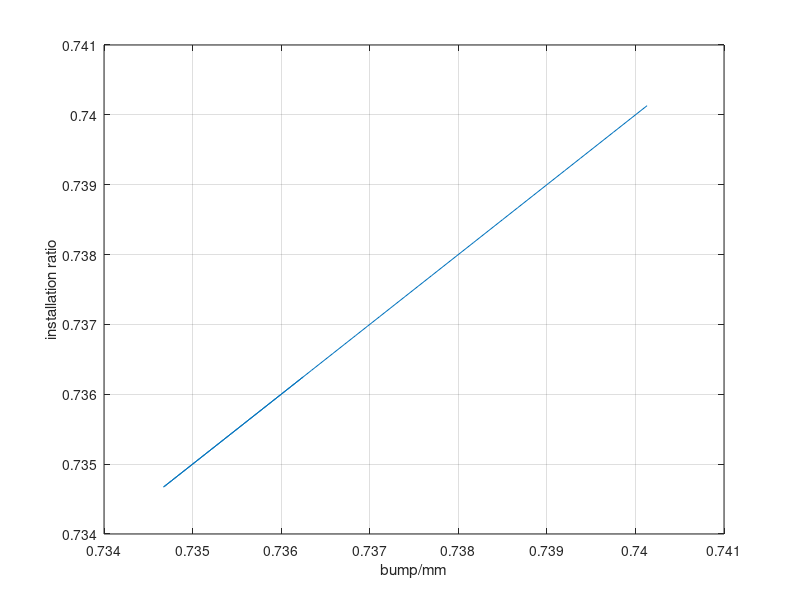

This chart was generated by the following MATLAB code:
%% This function evaluates the installation ratio for a 2D pushrod
% suspension geometry setup. 2D means that the rocker-damper-pushrod
% mechanism is always in the same plane
%
% syntax:
%
% [bump_height IR] = evarocker_2d(L1,L2,angle_rocker,Ls0)
%
% where:
%Ls0: static shock length
%L1: mm, shock side rokcer arm length
%L2: mm, upright side rocker arm length
%angle_rocker: degrees, angle between rocker arms
%
% Author: Yunlong Xu, Full Blue Racing
function [bump_height IR] = evarocker_2d(L1,L2,angle_rocker,Ls0)
    if nargin < 4;
        Ls0 = 176;end
    if nargin < 3;
        Ls0 = 176;
        angle_rocker = 90;end
    
    
    %% Define suspension geometry points
    x1 = 240; y1 = 290; % Upper pickup point A
    x2 = 230; y2 = 125; % Lower pickup point B
    x3 = 563.5; y3 = 125; % Lower balljoint point C
    x4 = 563.5; y4 = 375; % Upper balljoint point D
    t = 1200; % track width
    
    
    TD = sqrt((t/2-x4)^2 + (y4-0)^2);
    AB = sqrt((x1-x2)^2 + (y1-y2)^2);
    %CD = sqrt((x3-x4)^2 + (y3-y4)^2);
    AD = sqrt((x1-x4)^2 + (y1-y4)^2);
    [alpha,BC] = cart2pol(x3-x2, y3-y2);% find the original position of C relative to B which is a static point
    [ang_TD_baseline,TD] = cart2pol(t/2-x4, 0-y4); % find the position of T relative to D
    n = 76; % number of points/iterations 76
    
    [camber_baseline, CD] = cart2pol(x4-x3,y4-y3); % this gives the starting angle of DC to the verticle with the given sign convension, in radians
    
    %% Define Rocker & Damper Geometry and locations
    x6 = 200; % rocker mounting point
    y6 = 380;
    d2 = 20; % damper mounting bracket offset, mm
    d2_ang = 0; % Rocker mounting braket orientation with horizon, degrees
    v2 = 97.81; % damping mounting point node vertical offset
    x7 = 15; % damper mounting point
    y7 = 426.5;
    
    Ls0 = 175; % static shock length
    L1 = 150; % mm, shock side rokcer arm length
    L2 = 150; % mm, upright side rocker arm length
    angle_rocker = 90; % degrees, angle between rocker arms
    angR = angle_rocker*pi/180; % convert angle to radius
    
    %now find pushrod length P
    
    gamma0 = atan((y7-y6)/(x6-x7)); % angle of M to horizon (M is the line between rocker mount and damper mount)
    M = sqrt((y7-y6)^2 + (x7-x6)^2);
    theta0 = acos((L1^2 + M^2 - Ls0^2)/(2*L1*M)); % find the angle between M and L1
    delta0 = pi-gamma0-theta0-angR; % delta is the polar angle of a0 b0 relative to x6 y6
    [a0diff, b0diff] = pol2cart(delta0, L2);
    Pab = [x6,y6]+ [a0diff, b0diff] % find the initial location of rocker/pushrod connection point
    a0 = Pab(1);
    b0 = Pab(2);
    P = sqrt((a0-x3)^2 + (b0 - y3)^2) % The length of pushrod
    
    
    % test if the geometry is valid
    
    if Ls0 + L1 <= sqrt((x7-x6)^2 + (y7-y6)^2);
        
        %display('invalid geometry!, L1 too short!')
        IR = 1:n;
        bump_height = 1:n;
        %     IR = [1:100:(1+100*(n-1))];  % creat IR for format consistency, this IR must be bad enough to be automatically picked up by batch and throw away
        IR = transpose(IR);
        %     bump_height = [1:100:(1+100*(n-1))];
        bump_height = transpose(bump_height);
    else
        
        
        
        
        
        
        %% Main algorithm
        
        %set zero vecotrs to avoid growing an array inside a for loop to increase
        %speed!
        
        
        
        
        
        %bump calculation as before
        alpha_rad = alpha + [-(n-1)/2*0.002 : 0.002: 0.002*((n-1)/2)];
        alpha_deg = alpha_rad*180/pi;
        [x3_diff,y3_diff] = pol2cart(alpha_rad, BC); % now we have the new location of LBJ, point C, relative to B,(x2,y2);
        x3_plot= x2 + x3_diff; %new LBJ coordinates
        y3_plot= y2 + y3_diff;
        AC = sqrt((x1-x3_plot).^2+(y1-y3_plot).^2);
        ang_ACB = acos((AC.^2+BC^2 - AB^2)/(2*AC*BC)); % this finds the angle ACB in radians
        ang_DCA = acos((CD^2+AC.^2 - AD^2)/(2*CD*AC)); % this finds the angle DCA in radians
        ang_CD = pi - (ang_DCA + ang_ACB - alpha_rad); % this finds the angle between DC from the horizontal line (as the angle in polar system)
        [x_diff,y_diff] = pol2cart(ang_CD, CD); % this gives the relative location of D to C
        x4_plot = x3_plot + x_diff;
        y4_plot = y3_plot + y_diff; % now the position of the UBJ, point C, is located
        %CD_check = sqrt((x4_plot-x3_plot)^2 + (y4_plot-y3_plot)^2); % CD should be constant since it's on a rigid body
        %[ang_CD(i),length] = cart2pol(x4_plot(i)-x3_plot(i), y4_plot(i)-y3_plot(i)); % this gives the angle of DC to the horizon, length is not used
        
        % camber gain calculation
        Camber_Gain_rad = camber_baseline - ang_CD;% this shows the camber gain in radians
        
        % bump height calculation
        ang_TD = ang_TD_baseline - Camber_Gain_rad; % minus sign due to sign convention. now the new angle of TD to the horizontal line is found
        
        [x5_diff,y5_diff] = pol2cart(ang_TD,TD); % x5_diff and y5_diff gives the location of the contact patch, point T relative to D
        bump_height = y4_plot + y5_diff; % eventually the height change of the contact patch, point T, is found
        bump_height = transpose(bump_height);
        
        
        %         x5 = x4_plot + x5_diff;
        %         y5 = y4_plot + y5_diff;
        %         Camber_Gain_deg = Camber_Gain_rad * 180/pi; % converts to degrees
        
        %% now calculate the motion ratio and etc
        
        % find length of Q (point C to E), rocker mount to LBJ
        Q = sqrt((x3_plot-x6).^2 +(y3_plot - y6).^2);
        % find orientation of Q
        zeta = pi - atan((y6-y3_plot)./(x3_plot-x6));
        % find orientation of P
        beta = acos((Q.^2 + P^2 - L2^2)./(2.*Q*P));
        
        if ~isreal(zeta-beta) % if this is imaginary, then Q-P>L2, not valid geometry for triangle
            IR = 1:n;
        else
            % find locus of (a,b)
            [adiff bdiff] = pol2cart(zeta - beta, P);
            a = x3_plot + adiff;
            b = y3_plot + bdiff;
            
            % find delta, the orientation of L2
            [delta,R] = cart2pol(a-x6, b-y6);
            
            % find angle between M and L1
            theta = pi - angR - delta - gamma0;
            % find new shock length!
            Ls = sqrt(M^2+L1^2 - 2*L1*M*cos(theta));
            
            % Calculate motion ratio
            
            IR = zeros(n,1);
            
            for k = 1:n-1; % so IR will have one point less than other graphs
                IR(k) = (Ls(k)-Ls(k+1))/(bump_height(k+1)-bump_height(k));
                
            end
            
            IR(n) = IR(n-1)+ (IR(n-1)-IR(n-2)); % simply approximate the last point by intepretation to equalise the size of the matrix
            
            
        end
    end
    
    %% plot the results
    
    %    plot(x3_plot, y3_plot,'blue', x4_plot, y4_plot, 'red');
    %     grid on;
    %     xlabel('x position');
    %     ylabel('y position');
    %     title('Lower and Upper Ball Joints Migration');
    %
    %     figure
    %     plot(x5,y5);
    %     grid on;
    %     xlabel('x position');
    %     ylabel('y position');
    %     title('Contact Patch Migration');
    %
    %     figure
    %     plot(bump_height, Camber_Gain_deg);
    %     grid on;
    %     xlabel('bump height / mm');
    %     ylabel('camber gain / deg');
    %     title('Bump Camber Gain');
    
    % figure;
    % scatter_plot_x = [x1 x2 x3 x4 x6 x7];
    % scatter_plot_y = [y1 y2 y3 y4 y6 y7];
    % scatter (scatter_plot_x,scatter_plot_y,200, 'red', 'filled');
    % grid on;
    % title('Suspension Points');
    if nargout <2
        bump_height = IR; % when only one output is called, the output deliverd will be IR
    end
    
%    ang_L2 = delta*180/pi;
plot(bump_height,IR)
grid on
   xlabel('bump/mm')
    ylabel('installation ratio')
end
